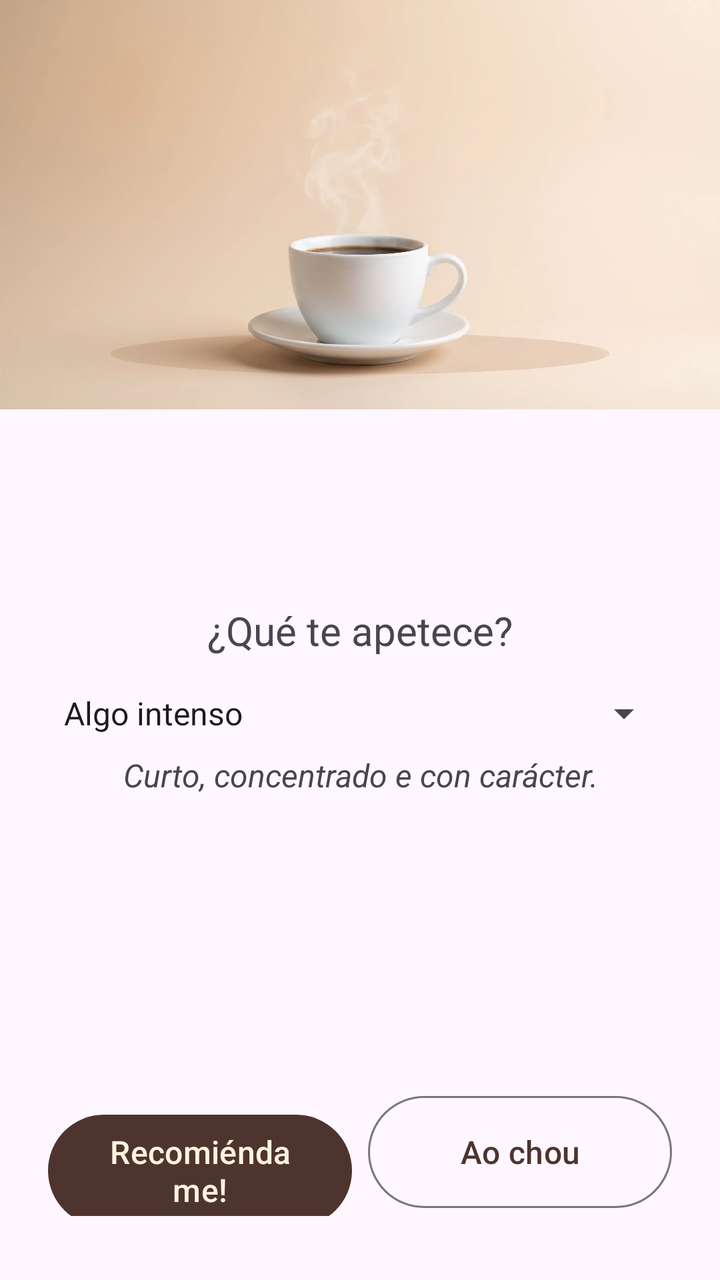
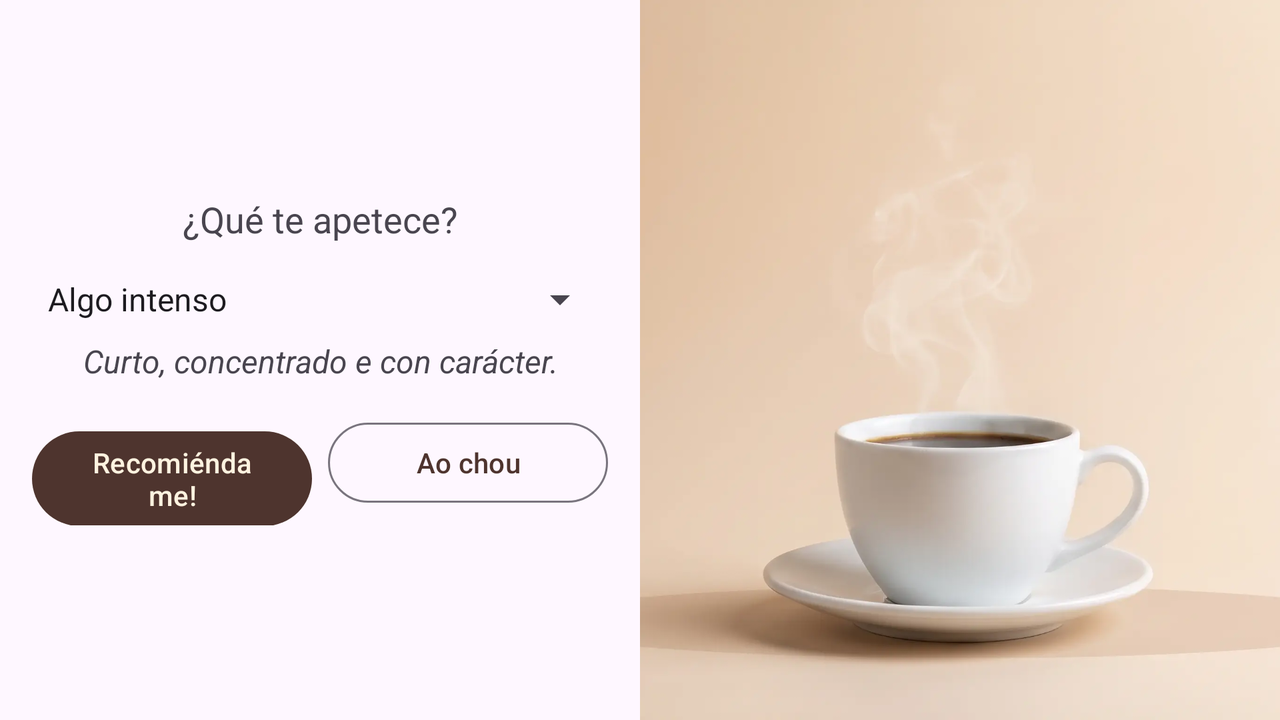

An Android layout and its configuration variant, each rendered on a device that would load it. The default file and the variant file are quoted in full after the pictures.
<!-- AndroidManifest.xml: application theme Theme.OneMoreCofee -->
<!-- res/layout/fragment_seleccion.xml -->
<?xml version="1.0" encoding="utf-8"?>
<androidx.constraintlayout.widget.ConstraintLayout
    xmlns:android="http://schemas.android.com/apk/res/android"
    xmlns:app="http://schemas.android.com/apk/res-auto"
    xmlns:tools="http://schemas.android.com/tools"
    android:layout_width="match_parent"
    android:layout_height="match_parent">

    <ImageView
        android:id="@+id/ivCabeceira"
        android:layout_width="0dp"
        android:layout_height="0dp"
        android:contentDescription="@null"
        android:scaleType="centerCrop"
        android:src="@drawable/cabeceira_intenso"
        app:layout_constraintHeight_percent="0.32"
        app:layout_constraintTop_toTopOf="parent"
        app:layout_constraintStart_toStartOf="parent"
        app:layout_constraintEnd_toEndOf="parent" />


    <TextView
        android:id="@+id/tvPregunta"
        android:layout_width="wrap_content"
        android:layout_height="wrap_content"
        android:text="@string/pregunta"
        android:textSize="20sp"
        app:layout_constraintVertical_bias="0.4"
        app:layout_constraintVertical_chainStyle="packed"
        app:layout_constraintTop_toBottomOf="@id/ivCabeceira"
        app:layout_constraintBottom_toTopOf="@id/spTipoCafe"
        app:layout_constraintStart_toStartOf="parent"
        app:layout_constraintEnd_toEndOf="parent" />


    <Spinner
        android:id="@+id/spTipoCafe"
        android:layout_width="0dp"
        android:layout_height="wrap_content"
        android:layout_marginStart="24dp"
        android:layout_marginTop="16dp"
        android:layout_marginEnd="24dp"
        android:entries="@array/tipos_cafe"
        app:layout_constraintTop_toBottomOf="@id/tvPregunta"
        app:layout_constraintBottom_toTopOf="@id/tvDescricionTipo"
        app:layout_constraintStart_toStartOf="parent"
        app:layout_constraintEnd_toEndOf="parent" />
    <TextView
        android:id="@+id/tvDescricionTipo"
        android:layout_width="0dp"
        android:layout_height="wrap_content"
        android:layout_marginStart="24dp"
        android:layout_marginTop="8dp"
        android:layout_marginEnd="24dp"
        android:gravity="center"
        android:textColor="?android:attr/textColorSecondary"
        android:textSize="16sp"
        android:textStyle="italic"
        app:layout_constraintTop_toBottomOf="@id/spTipoCafe"
        app:layout_constraintBottom_toTopOf="@id/filaBotons"
        app:layout_constraintStart_toStartOf="parent"
        app:layout_constraintEnd_toEndOf="parent"
        tools:text="Curto, concentrado e con carácter." />
    <LinearLayout
        android:id="@+id/filaBotons"
        android:layout_width="0dp"
        android:layout_height="wrap_content"
        android:layout_marginStart="24dp"
        android:layout_marginEnd="24dp"
        android:layout_marginBottom="32dp"
        android:orientation="horizontal"
        app:layout_constraintBottom_toBottomOf="parent"
        app:layout_constraintStart_toStartOf="parent"
        app:layout_constraintEnd_toEndOf="parent">

        <Button
            android:id="@+id/btnRecomendar"
            android:layout_width="0dp"
            android:layout_height="64dp"
            android:layout_marginEnd="8dp"
            android:layout_weight="1"
            android:text="@string/recomendar"
            android:textSize="16sp" />

        <Button
            android:id="@+id/btnAoChou"
            style="@style/Widget.Material3.Button.OutlinedButton"
            android:layout_width="0dp"
            android:layout_height="64dp"
            android:layout_weight="1"
            android:text="@string/ao_chou"
            android:textSize="16sp" />
    </LinearLayout>

</androidx.constraintlayout.widget.ConstraintLayout>
<!-- resources referenced by this layout -->
<resources>
  <string-array name="tipos_cafe">
          <item>Algo intenso</item>
          <item>Algo suave y dulce</item>
          <item>Algo frío</item>
          <item>Sorpréndeme</item>
      </string-array>
  <!-- drawable cabeceira_intenso: webp bitmap (drawable-nodpi, 21640 bytes) -->
  <string name="ao_chou">Ao chou</string>
  <string name="pregunta">¿Qué te apetece?</string>
  <string name="recomendar">Recomiéndame!</string>
  <style name="Theme.OneMoreCofee" parent="Base.Theme.OneMoreCofee" />
  <style name="Base.Theme.OneMoreCofee" parent="Theme.Material3.DayNight.NoActionBar">
          <item name="colorPrimary">@color/cor_principal</item>
          <item name="colorOnPrimary">@color/cor_sobre_principal</item>
          <item name="colorSecondary">@color/cor_secundaria</item>
      </style>
  <color name="cor_principal">#FF4E342E</color>
  <color name="cor_sobre_principal">#FFFFF3E0</color>
  <color name="cor_secundaria">#FFC68B59</color>
</resources>
<!-- res/layout-land/fragment_seleccion.xml (the repository's variant of the layout above) -->
<!-- drawn on the phone turned sideways -->
<?xml version="1.0" encoding="utf-8"?>
<androidx.constraintlayout.widget.ConstraintLayout
    xmlns:android="http://schemas.android.com/apk/res/android"
    xmlns:app="http://schemas.android.com/apk/res-auto"
    xmlns:tools="http://schemas.android.com/tools"
    android:layout_width="match_parent"
    android:layout_height="match_parent">

    <androidx.constraintlayout.widget.Guideline
        android:id="@+id/guiaMedia"
        android:layout_width="wrap_content"
        android:layout_height="wrap_content"
        android:orientation="vertical"
        app:layout_constraintGuide_percent="0.5" />

    
    <TextView
        android:id="@+id/tvPregunta"
        android:layout_width="wrap_content"
        android:layout_height="wrap_content"
        android:text="@string/pregunta"
        android:textSize="18sp"
        app:layout_constraintVertical_chainStyle="packed"
        app:layout_constraintTop_toTopOf="parent"
        app:layout_constraintBottom_toTopOf="@id/spTipoCafe"
        app:layout_constraintStart_toStartOf="parent"
        app:layout_constraintEnd_toStartOf="@id/guiaMedia" />

    <Spinner
        android:id="@+id/spTipoCafe"
        android:layout_width="0dp"
        android:layout_height="wrap_content"
        android:layout_marginStart="16dp"
        android:layout_marginTop="16dp"
        android:layout_marginEnd="16dp"
        android:entries="@array/tipos_cafe"
        app:layout_constraintTop_toBottomOf="@id/tvPregunta"
        app:layout_constraintBottom_toTopOf="@id/tvDescricionTipo"
        app:layout_constraintStart_toStartOf="parent"
        app:layout_constraintEnd_toStartOf="@id/guiaMedia" />

    <TextView
        android:id="@+id/tvDescricionTipo"
        android:layout_width="0dp"
        android:layout_height="wrap_content"
        android:layout_marginStart="16dp"
        android:layout_marginTop="8dp"
        android:layout_marginEnd="16dp"
        android:gravity="center"
        android:textColor="?android:attr/textColorSecondary"
        android:textSize="16sp"
        android:textStyle="italic"
        app:layout_constraintTop_toBottomOf="@id/spTipoCafe"
        app:layout_constraintBottom_toTopOf="@id/filaBotons"
        app:layout_constraintStart_toStartOf="parent"
        app:layout_constraintEnd_toStartOf="@id/guiaMedia"
        tools:text="Curto, concentrado e con carácter." />

    <LinearLayout
        android:id="@+id/filaBotons"
        android:layout_width="0dp"
        android:layout_height="wrap_content"
        android:layout_marginStart="16dp"
        android:layout_marginTop="16dp"
        android:layout_marginEnd="16dp"
        android:orientation="horizontal"
        app:layout_constraintTop_toBottomOf="@id/tvDescricionTipo"
        app:layout_constraintBottom_toBottomOf="parent"
        app:layout_constraintStart_toStartOf="parent"
        app:layout_constraintEnd_toStartOf="@id/guiaMedia">

        <Button
            android:id="@+id/btnRecomendar"
            android:layout_width="0dp"
            android:layout_height="wrap_content"
            android:layout_marginEnd="8dp"
            android:layout_weight="1"
            android:text="@string/recomendar" />

        <Button
            android:id="@+id/btnAoChou"
            style="@style/Widget.Material3.Button.OutlinedButton"
            android:layout_width="0dp"
            android:layout_height="wrap_content"
            android:layout_weight="1"
            android:text="@string/ao_chou" />
    </LinearLayout>

    
    <ImageView
        android:id="@+id/ivCabeceira"
        android:layout_width="0dp"
        android:layout_height="0dp"
        android:contentDescription="@null"
        android:scaleType="centerCrop"
        android:src="@drawable/cabeceira_intenso"
        app:layout_constraintTop_toTopOf="parent"
        app:layout_constraintBottom_toBottomOf="parent"
        app:layout_constraintStart_toEndOf="@id/guiaMedia"
        app:layout_constraintEnd_toEndOf="parent" />

</androidx.constraintlayout.widget.ConstraintLayout>
